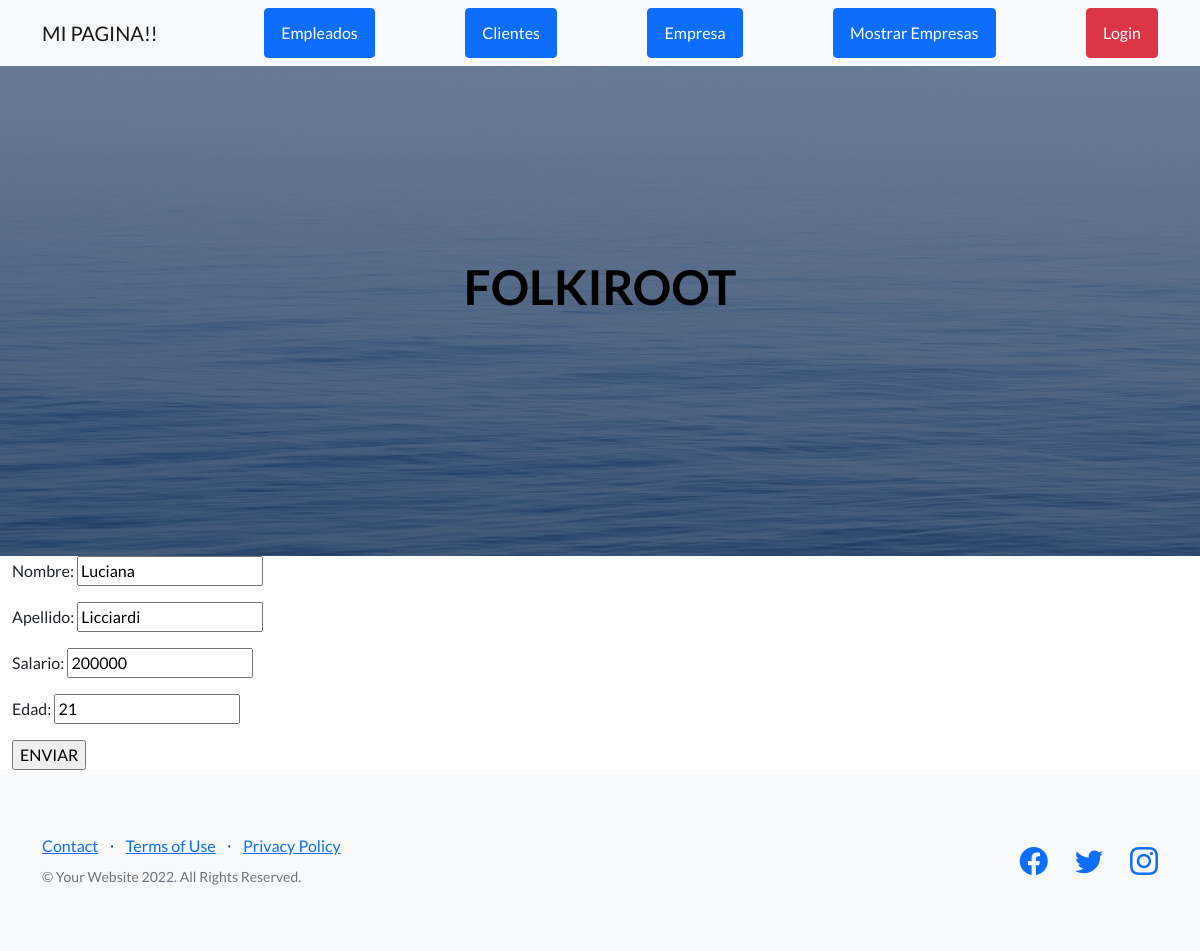
Screenshot of /AppProyecto/empleado/edit/1 with the database file from the repository.
### AppProyecto/models.py (models this page shows, shortened)
class Empleado(models.Model):
    nombre = models.CharField(max_length=50)
    apellido = models.CharField(max_length=50)
    salario = models.IntegerField()
    edad = models.IntegerField()

### AppProyecto/views.py (the view)
# urls.py: path("empleado/edit/<pk>", UpdateEmpleado.as_view(), name="update_empleados"),
class UpdateEmpleado(UpdateView, LoginRequiredMixin):
    model = Empleado
    success_url = reverse_lazy("inicio")
    fields = ["nombre", "apellido", "salario", "edad"]

### AppProyecto/templates/AppProyecto/empleado_form.html (shortened to what this page needs)
    {% extends 'AppProyecto/index.html' %}
    {% block acerca_de_mi %}
    <a class="btn btn-primary" href="{% url 'list_empleados' %}">Mostrar Empresas</a>
    {% endblock %}
    {% block main %}
    <div class="container-fluid justify-content-center"><form method="post"> {% csrf_token %}
            {{form.as_p}}
        <input type="submit" value="ENVIAR">
    </form></div>
    {% endblock %}

### rows the page displays
Empleado: nombre "Luciana", apellido "Licciardi", salario "200000", edad "21"
